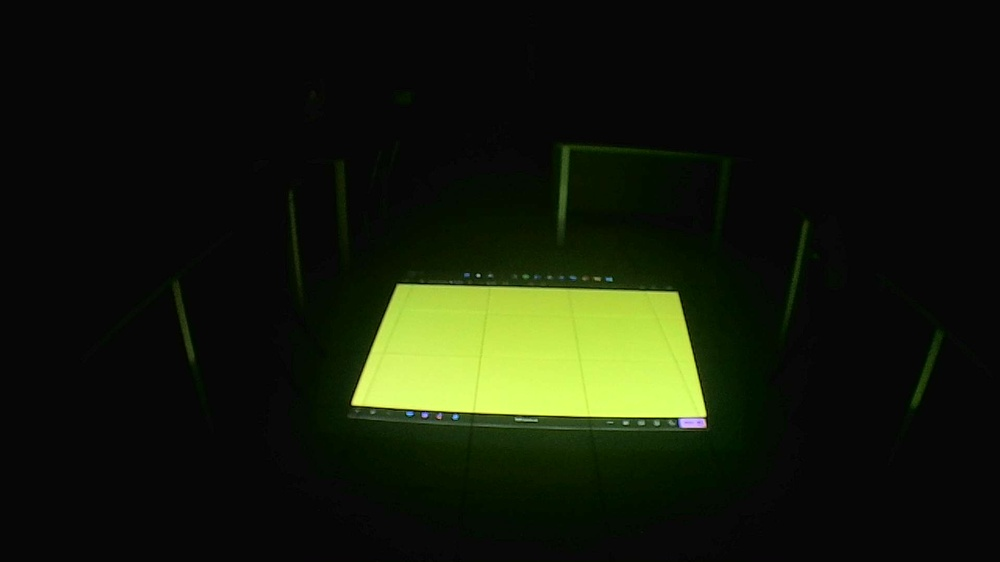
#> input picture Testes/udescjoinvilleiputil/projecao.jpg, 1000 x 562 px, shrunk from 1920 x 1080 before the run, given in place of the camera
$ python calibration_v5.py
#> lines starting #> are read from the running program, lines starting #| are printed output that depends on the picture; after the words box and inside, x2 and y2 are one past the last pixel; in counts of white or black regions, pixels touching at a corner belong together
import cv2 as cv
import numpy as np

gray = cv.cvtColor(cv.VideoCapture(0).read()[1], cv.COLOR_BGR2GRAY)
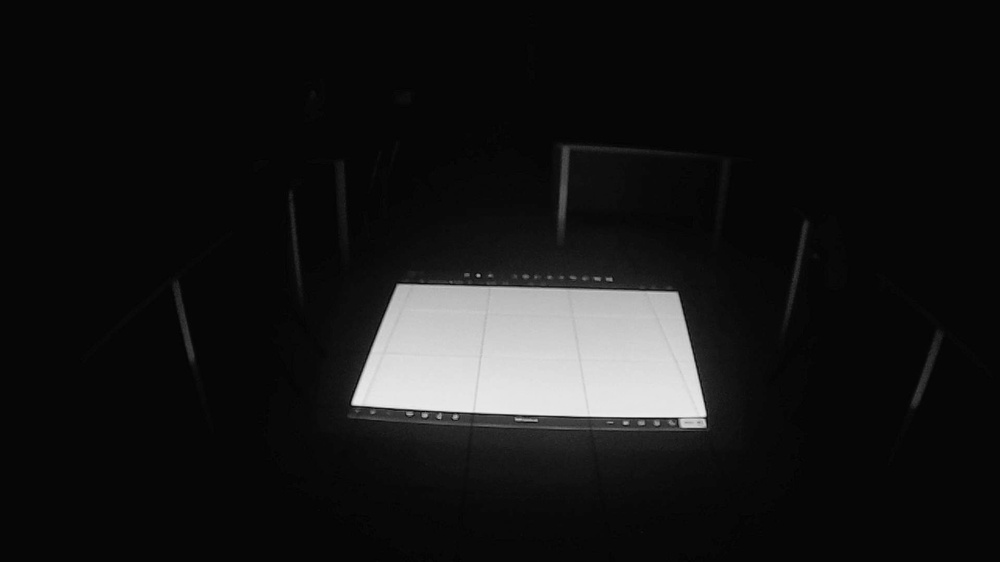
#> gray: shape (562, 1000); min 0, max 236, mean 23.5

grad_x = cv.Sobel(gray, cv.CV_32F, 1, 0, ksize=3)
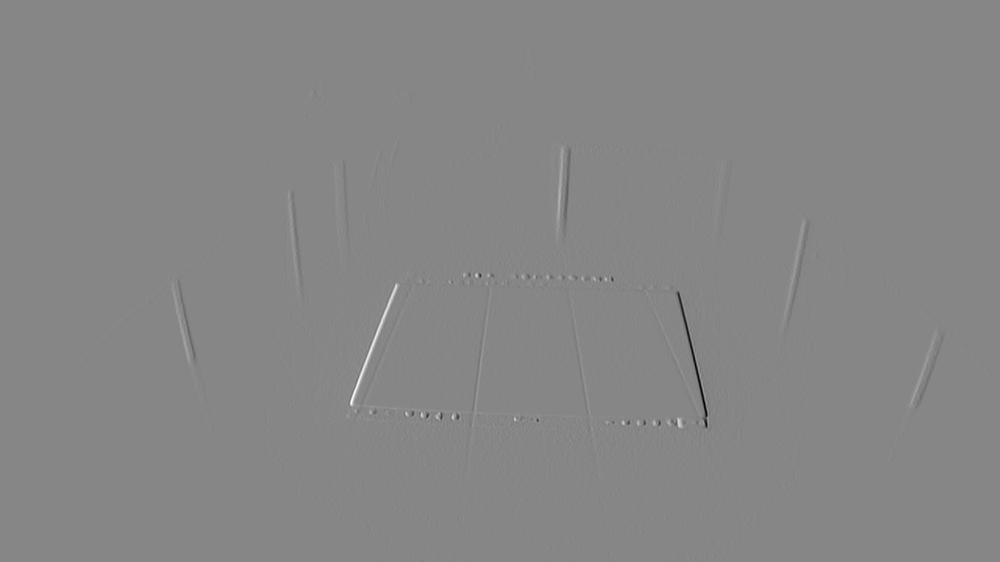
#> grad_x: shape (562, 1000) float32; min -730, max 654, mean 0; drawn with min black and max white
grad_y = cv.Sobel(gray, cv.CV_32F, 0, 1, ksize=3)

magnitude = 0.5 * np.abs(grad_x) + 0.5 * np.abs(grad_y)
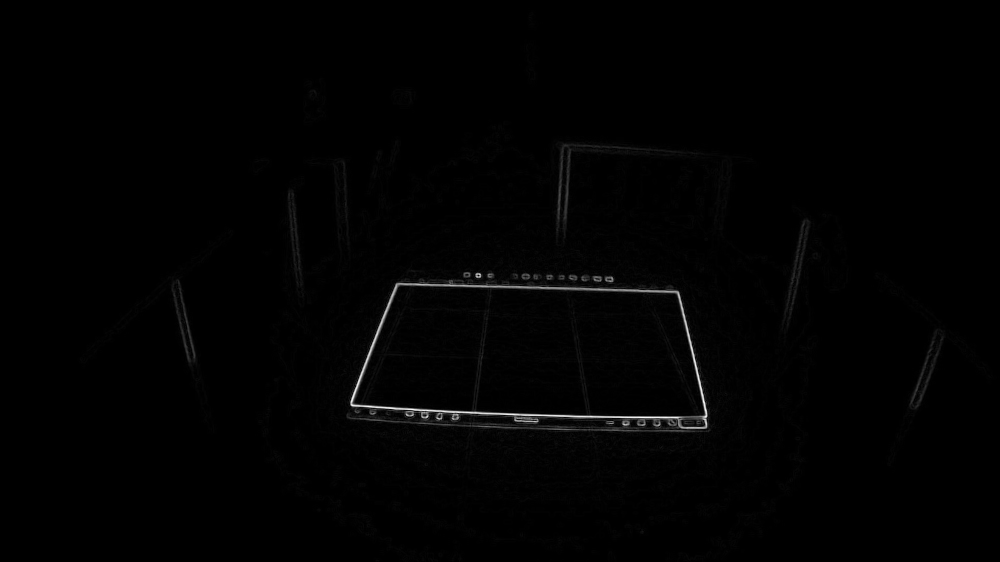
#> magnitude: shape (562, 1000) float32; min 0, max 442, mean 3.7; drawn with min black and max white

_, edges = cv.threshold(magnitude, 180, 255, cv.THRESH_BINARY)
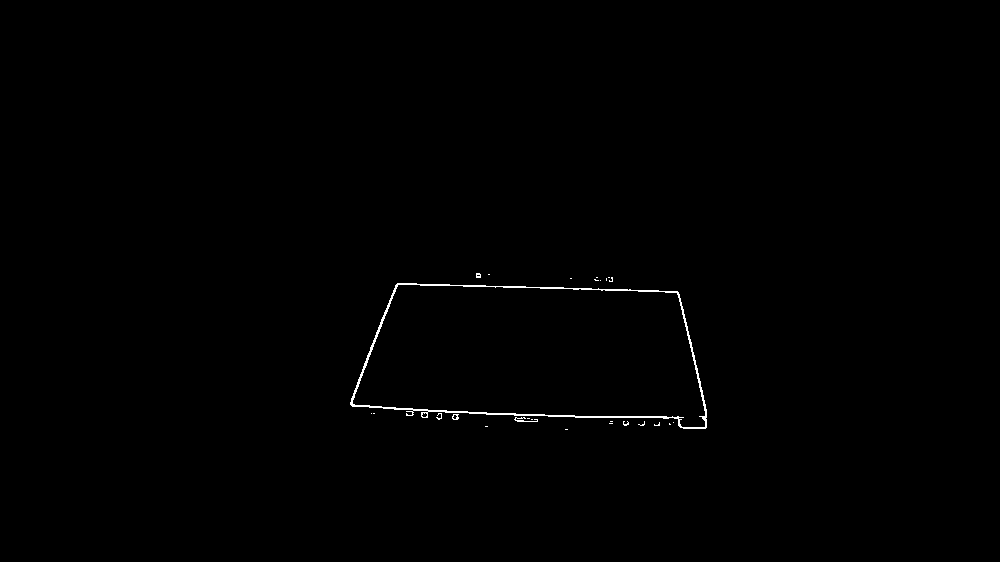
#> edges: shape (562, 1000) float32; 0.38% white in thin lines or dots, all inside (x1, y1, x2, y2) = (350, 273, 707, 430)

cv.imshow("Edges", edges.astype(np.uint8))
cv.waitKey(0)
cv.destroyAllWindows()
